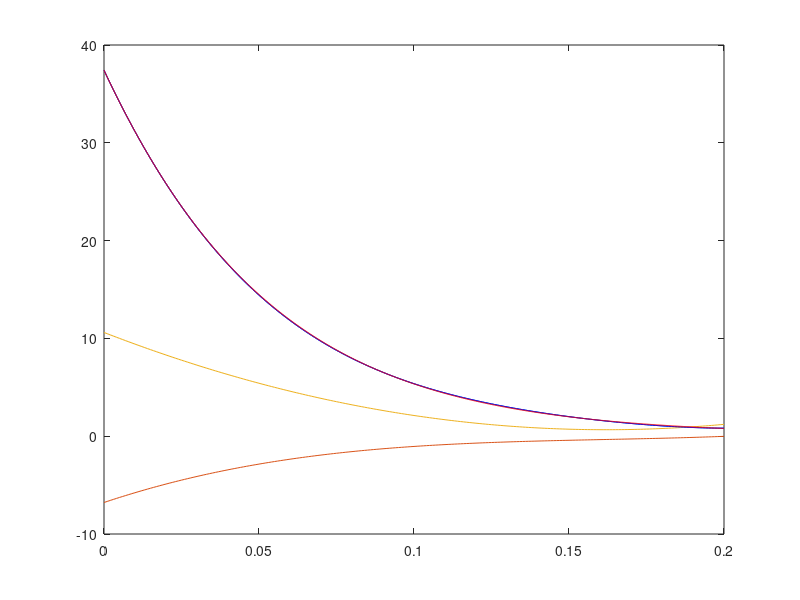

Source code (MATLAB):
a = 3.16e04;
b = -2.047e04;
c = 5304;
d = -677.8;
e = 37.42;
kp = -703.3;
kd = -54.1;
ks = 111.8;
endTime = 0.2;

times = 0 : 0.001 : endTime;
count = size(times, 2);
for i = 1 : count
    t = times(i);
    x(i) = a * t^4 + b * t^3 + c * t^2 + d * t + e;
    xdot(i) = 4 * a * t^3 + 3 * b * t^2 + 2 * c * t + d;
    xddot(i) = 12 * a * t^2 + 6 * b * t + 2 * c;
    
end
plot(times, x, times, xdot / 100, times, xddot / 1000);
% plot(x, xddot);
timeStep = 0.0001;
newTimes = 0 : timeStep : endTime;
count = size(newTimes, 2);
recoveredXDot(1) = xdot(1);
recoveredX(1) = x(1);
for i = 2 : count
    recoveredAcc = kp * recoveredX(i - 1) + kd * recoveredXDot(i - 1) + ks;
    recoveredXDot(i) = recoveredXDot(i - 1) + timeStep * recoveredAcc;
    recoveredX(i) = recoveredX(i - 1) + timeStep * recoveredXDot(i);
end
hold on;
plot(times, x, 'b');
plot(newTimes, recoveredX, 'r');


